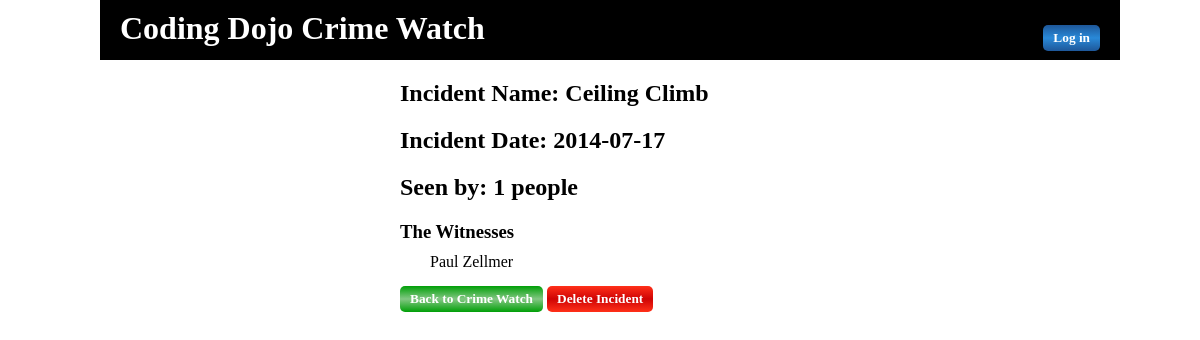
The app's page /incident_report.php?incident_id=3 (signed in) with its own data.
### tables this page shows
CREATE TABLE `incidents` (
  `id` int(11) NOT NULL AUTO_INCREMENT,
  `name` varchar(45) DEFAULT NULL,
  `created_on` date DEFAULT NULL,
  `updated_on` datetime DEFAULT NULL,
  `creator_id` int(11) DEFAULT NULL,
  PRIMARY KEY (`id`),
  KEY `creator_idx` (`creator_id`)
);

CREATE TABLE `user_seen_incident` (
  `users_id` int(11) NOT NULL,
  `incidents_id` int(11) NOT NULL,
  PRIMARY KEY (`users_id`,`incidents_id`),
  KEY `fk_user_seen_incident_users_idx` (`users_id`),
  KEY `fk_user_seen_incident_incidents1_idx` (`incidents_id`)
);

CREATE TABLE `users` (
  `id` int(11) NOT NULL AUTO_INCREMENT,
  `first_name` varchar(45) DEFAULT NULL,
  `last_name` varchar(45) DEFAULT NULL,
  `email` varchar(45) DEFAULT NULL,
  `password` varchar(45) DEFAULT NULL,
  `created_on` datetime DEFAULT NULL,
  `updated_on` datetime DEFAULT NULL,
  PRIMARY KEY (`id`)
);

### new-connection.php (called while the page is built, shortened)
<?php
$connection = new mysqli(DB_HOST, DB_USER, DB_PASS, DB_DATABASE);
function fetch_all($query)
{
	$data = array();
	global $connection;
	$result = $connection->query($query);
	while($row = mysqli_fetch_assoc($result))
	{
		$data[] = $row;
	}
	return $data;
}
function fetch_record($query)
{
	global $connection;
	$result = $connection->query($query);
	return mysqli_fetch_assoc($result);
}
?>

### incident_report.php (the view, shortened to what this page needs)
<?php
    include 'new-connection.php';
    if (isset($_SESSION['userid'])) {
        $userid = $_SESSION['userid'];
        $query = "SELECT * FROM users WHERE id ='" . $userid . "'";
        $userinfo = fetch_record($query);
        $first = $userinfo['first_name'];
    } else {
        header('location: logoff.php');
    }
?>
<!DOCTYPE HTML>
<html>
<head>
    <link rel="stylesheet" type="text/css" href="css.css">
</head>
<body>
<div id="container">
    <div id="wrapper">
        <div id="title">
        <h1>Coding Dojo Crime Watch</h1>
            <div id="user">
                <?php
                    if(isset($user)){
                        echo "<h6>Welcome " . $first . "!  </h6>";
                        echo "<a href='logoff.php' class='button blue'>Log off</a>";
                    }else{
                        echo "<a href='index.php' class='button blue'>Log in</a>";
                    }
                ?>
            </div>
        </div>
        <div id="body">
            <div id="report">
            <?php
                $query = "SELECT * FROM incidents WHERE id=" . $_GET['incident_id'];
                $query2 = "SELECT * FROM user_seen_incident JOIN users ON user_seen_incident.users_id=users.id WHERE user_seen_incident.incidents_id=" . $_GET['incident_id'];
                $incident = fetch_record($query);
                $witnesses = fetch_all($query2);
            ?>
            <h2>Incident Name: <?php echo $incident["name"]; ?></h4>
            <h2>Incident Date: <?php echo $incident["created_on"]; ?></h4>
            <h2>Seen by: <?php echo count($witnesses); ?> people</h4>
            <h3>The Witnesses</h3>
                <?php
                    foreach($witnesses as $witness){
                        echo "<p>" . $witness['first_name'] . " " . $witness['last_name'] . "</p>";
                    }
                ?>
                <a href="crime_dashboard.php" class="button green">Back to Crime Watch</a> <a href="delete.php?incident_id=<?php echo $_GET['incident_id']; ?>" class="button red">Delete Incident</a>
            </div>
        </div>
    </div>
</div>
</body>
</html>

### css.css (style rules this page uses)
* { margin: 0; padding: 0; }
.button { border: 0px; display: inline-block; border-radius: 5px; margin: 10px 0px; padding: 5px 10px; text-align: center; font-size: 10pt; font-weight: bolder; text-decoration: none; color: #FFFFFF; }
.blue { background: linear-gradient(#1e5799,#2989d8,#1e5799); }
.green { background: linear-gradient(#009f07,#83c783,#009f07); }
.red { background: linear-gradient(#ff3019,#cf0404,#ff3019); }
#container { position: fixed; top: 0px; right: 0px; left: 0px; bottom: 0px; overflow: scroll; }
#wrapper { position: relative; width: 1000px; margin: 0px auto; }
#title { position:relative; vertical-align: top; width: 1000px; height: 40px; padding: 10px 10px; background-color: #000000; color: #FFFFFF; }
#title h1 { height: 40px; margin-left: 10px; }
#user { display: inline-block; position: absolute; right: 0px; top: 0px; height: 30px; width: 200px; vertical-align: top; text-align: right; margin: 5px 10px; padding: 10px; }
#report { width:400px; margin: 20px auto; }
#report h2 { margin: 20px 0; }
#report h3 { margin: 10px 0; }
#report p { margin: 5px 0; text-indent: 30px; }

### records on screen
incidents: name "Ceiling Climb", created_on "2014-07-17"
user_seen_incident: users.first_name "Paul", users.last_name "Zellmer"

### other values on screen
count($witnesses) "1"
